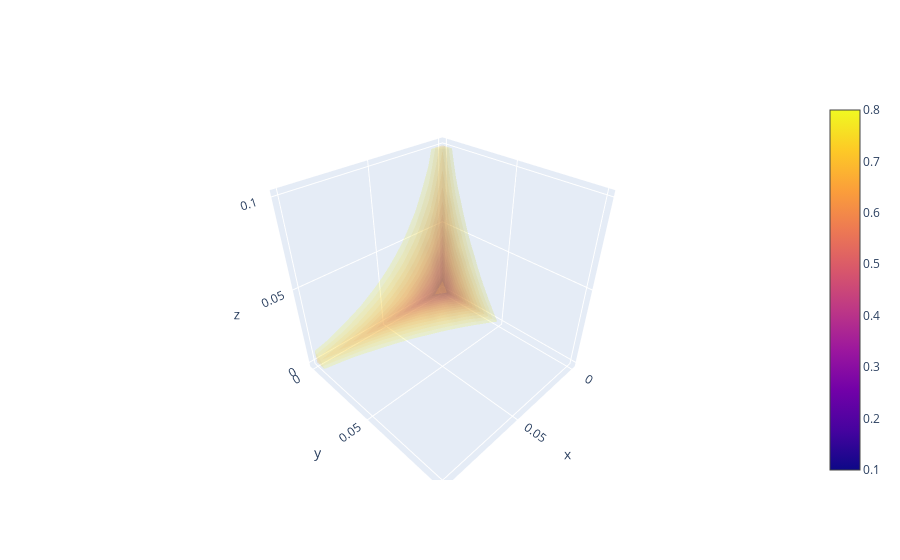

Notebook cell for this chart:
### Code cell
import plotly.graph_objects as go

X, Y, Z = np.mgrid[0:0.1:10j, 0:0.1:10j, 0:0.1:10j]
fig = go.Figure(data=go.Volume(
    x=X.flatten(),
    y=Y.flatten(),
    z=Z.flatten(),
    value=logical_entropy_samples.flatten(),
    isomin=0.1,
    isomax=0.8,
    opacity=0.1, # needs to be small to see through all surfaces
    surface_count=17, # needs to be a large number for good volume rendering
))
fig.show()

### Figure 1 — Plotly figure (JSON) as saved in the notebook; plotly's stock layout.template omitted (floating-point values rounded to 4 significant figures; data arrays with more than 128 entries replaced by an {"elided": "..."} marker saying what was removed)
{"data": [{"isomax": 0.8, "isomin": 0.1, "opacity": 0.1, "surface": {"count": 17}, "type": "volume", "value": {"elided": "1000 float values"}, "x": {"elided": "1000 float values"}, "y": {"elided": "1000 float values"}, "z": {"elided": "1000 float values"}}], "layout": {}}
